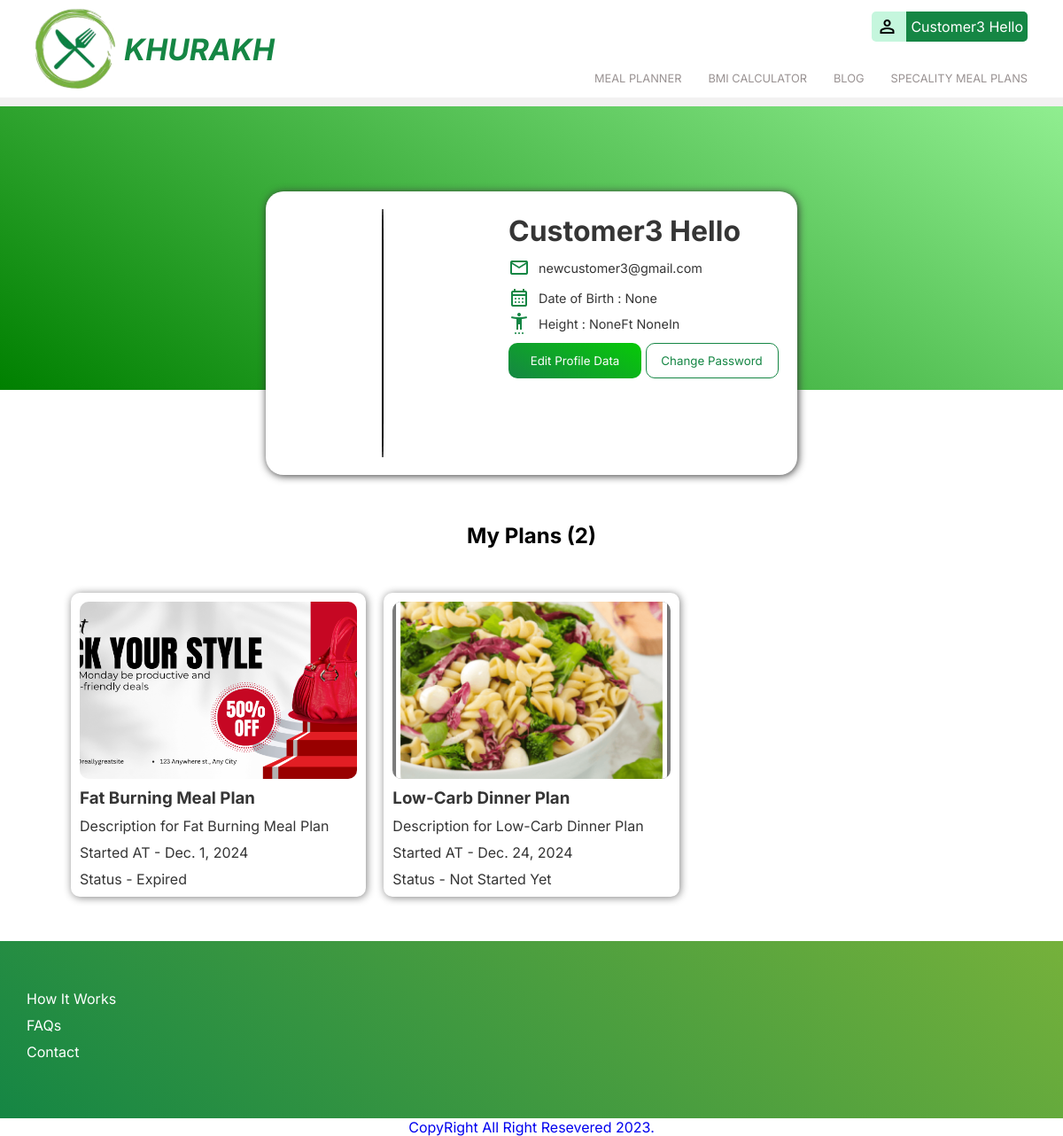
Before: /profile/ (signed in) with the older database file.
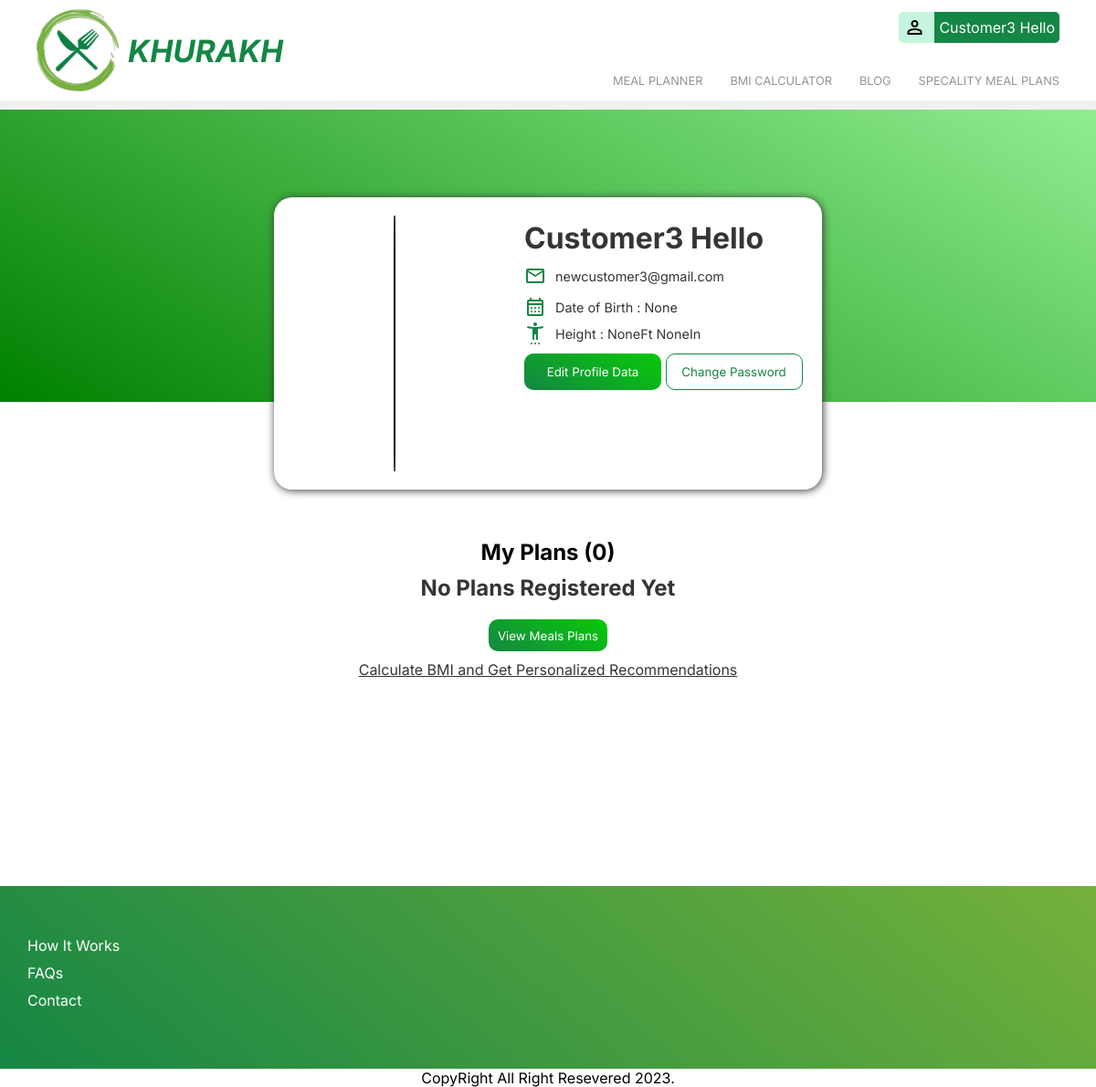
After: the same page with the newer database file.
### mealplans/models.py (models this page shows, shortened)
class CustomerRegisteredPlan(models.Model):
    customer = models.ForeignKey(Customer,on_delete=models.CASCADE)
    plan = models.ForeignKey(MealPlan,on_delete=models.CASCADE)
    start_date = models.DateField()
    is_current_plan = models.BooleanField(default=False)
    is_expired = models.BooleanField(default=False)
    created_at = models.DateTimeField(auto_now_add=True)
    updated_at = models.DateTimeField(auto_now=True)

class MealPlan(models.Model):
    title = models.CharField(max_length=200)
    plan = models.ForeignKey(Plan,on_delete=models.CASCADE,related_name='meal_plans')
    image = models.ImageField(upload_to='images/plan/meal/',blank=True,null=True)
    health_level = models.IntegerField(choices=HealthLevelChoices.choices,null=True,blank=True)
    description = models.TextField(blank=True,null=True)
    is_popular = models.BooleanField(default=False)
    total_days = models.PositiveIntegerField()
    created_at = models.DateTimeField(auto_now_add=True)
    updated_at = models.DateTimeField(auto_now=True)

### mealplans/views.py (the view, shortened to what this page needs)
# urls.py: path('profile/',views.DashboardView.as_view(),name='profile'),
class DashboardView(View):
    template_name = 'profile/dashboard.html'
    def generate_day_month_year(self):
        days_list = list(range(1, 32))  # Days 1-31
        months_list = list(range(1, 13))  # Months 1-12
        current_year = datetime.now().year
        years_list = list(range(1900, current_year + 1))  # Years from 1900 to current year
        return {
            "days_list":days_list,
            "months_list":months_list,
            'years_list':years_list
        }
    def get(self,request):
        profile_data = get_object_or_404(Customer,user=request.user)
        dob_date = profile_data.dob
        dob = {
            'day': dob_date.day if dob_date else '',  # Extract day
            'month': dob_date.month if dob_date else '',  # Extract month
            'year': dob_date.year if dob_date else '',  # Extract year
        }
        date_options = self.generate_day_month_year()
        representation = {
            'first_name': profile_data.user.first_name,
            'last_name': profile_data.user.last_name,
            'email':profile_data.user.email,
            'gender':profile_data.gender,
            'age':profile_data.age,
            'date_of_birth':profile_data.dob,
            'dob': dob,
            'height_feet':profile_data.height_feet,
            'height_inch':profile_data.height_inches
        }
        my_plans = CustomerRegisteredPlan.objects.filter(customer=request.user.customer)
        plan_count = my_plans.count()
        context = {
            'profile_data':representation,
            'date_options':date_options,
            'my_plans':my_plans,
            'plans_count':plan_count,
        }
        return render(request,self.template_name,context)

### mealplans/templates/profile/dashboard.html (shortened to what this page needs)
{% extends 'main.html' %} {% block content %}
<div class="user_dashboard_container">
  <div class="profile_data_box primary-black">
    <div class="data_box">
        <div class="img_box">
        <img src="https://th.bing.com/th/id/R.5c946a3dd2d883c5b441d2b4ddd03279?rik=EDqSksNTjDHPWg&pid=ImgRaw&r=0" alt="">
        </div>
        <div class="data">
            <h1 class="text mt-5">{{profile_data.first_name}} {{profile_data.last_name}}</h1>
            <p class="mt-10"> <span class="icon material-symbols-outlined">
                </span>{{profile_data.email}}</p>
            <p class="mt-10"><span class=" icon material-symbols-outlined">
                </span>Date of Birth : {{profile_data.date_of_birth}}</p>
            <p class="mt-5"><span class="icon material-symbols-outlined">
                </span>Height : {{profile_data.height_feet}}Ft {{profile_data.height_inch}}In</p>
        <button class="global_btn mt-10" onclick="openProfileDialog()">Edit Profile Data</button>
        <button class="global_btn outline mt-10" onclick="openChangePassword()">Change Password</button>
        </div>
    </div>
  </div>
  <div class="my_meals">
    <h2 class="profile_plan_header">My Plans ({{plans_count}})</h2>
  {% if plans_count > 0 %}
  <div class="box_container">
    {% for content in my_plans %}
    <a href="{% url 'daily-plan-content' content.plan.id %}" class="content_box">
        <div class="img_box">
            <img src="{{content.plan.image.url}}" alt="">
        </div>
        <h3 class="content_header">{{content.plan.title}}</h3>
        <p class="short_description">{{content.plan.description}}</p>
        <p class="short_description">Started AT - {{content.start_date}}</p>
        {% if content.is_expired %}
          <p class="short_description">Status - Expired</p>
        {% else %}
        <p class="short_description">Status - Not Started Yet</p>
        {% endif %}
      {% endfor %}
</div>
{% else %}
<div class="no_plans_box">
  <h2>No Plans Registered Yet</h2>
  <a href="/meal-planner"><button class="global_btn">View Meals Plans</button></a>
  <a href="/bmi-calculator" class="mt-5 bmi_link">Calculate BMI and Get Personalized Recommendations</a>
</div>
{% endif %}
  </div>
</div>
{% endblock content %}

Changed rows visible on the page:
removed CustomerRegisteredPlan: plan.image (picture), plan "Fat Burning Meal Plan", plan.description "Description for Fat Burning Meal Plan", start_date "Dec. 1, 2024", is_expired "Status - Expired"
removed CustomerRegisteredPlan: plan.image (picture), plan "Low-Carb Dinner Plan", plan.description "Description for Low-Carb Dinner Plan", start_date "Dec. 24, 2024", is_expired "Status - Not Started Yet"
Other visible differences:
{{ plans_count }}: "2" → "0"
text now shown: "No Plans Registered Yet View Meals Plans Calculate BMI and Get Personalized Recommendations"
